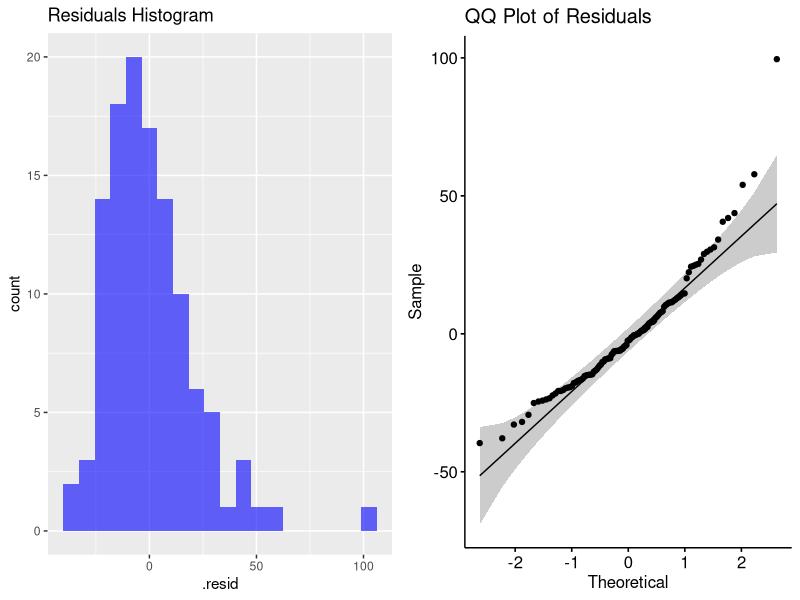
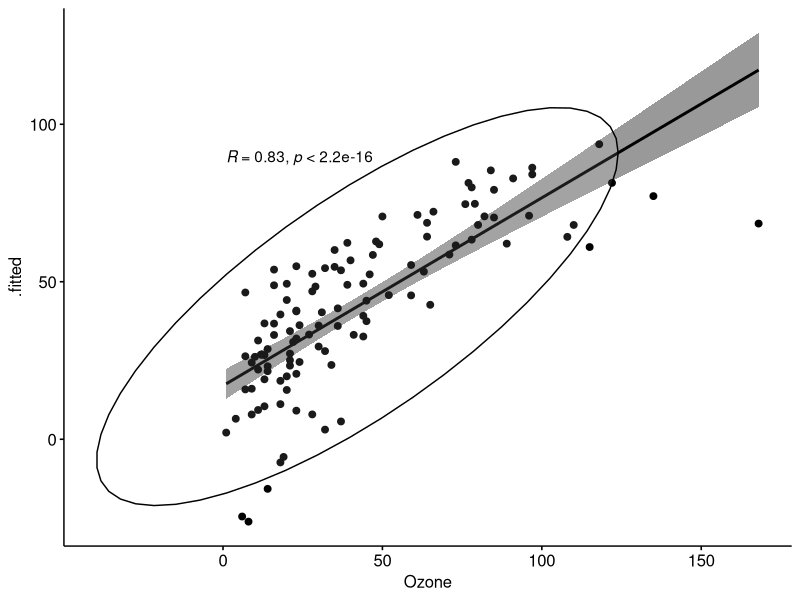

Generate these figures, in order, with R:
## ---- chunk 1
library(tidyverse)
library(broom)
library(ggpubr)
library(recipes)
## ---- chunk 2
data("airquality")
str(airquality)
summary(airquality)
## ---- chunk 3
shapiro.test(airquality$Ozone)
shapiro.test(airquality$Temp)
shapiro.test(airquality$Solar.R)
shapiro.test(airquality$Wind)
## ---- chunk 4
airquality <- airquality %>% 
  mutate(Season = case_when(
    Month %in% c(11, 12, 1) ~ "Winter",
    Month %in% c(2, 3, 4) ~ "Spring",
    Month %in% c(5, 6, 7) ~ "Summer",
    Month %in% c(8, 9, 10) ~ "Fall"
  ))

table(airquality$Season)
## ---- chunk 5
rec <- recipe(Ozone ~ Temp + Solar.R + Wind + Season, data = airquality) %>%
  step_normalize(all_numeric_predictors()) %>%
  step_impute_mean(all_numeric_predictors())

prep_rec <- prep(rec)
processed_data <- bake(prep_rec, new_data = airquality)
## ---- chunk 6
lm_model <- lm(Ozone ~ ., data = processed_data)
sum_model <- summary(lm_model)
print(sum_model)
## ---- chunk 7
aug_data <- augment(lm_model)

gghist <- ggplot(aug_data, aes(.resid)) + geom_histogram(bins=20, fill="blue", alpha=0.6) + ggtitle("Residuals Histogram")
ggqq <- ggqqplot(aug_data$.resid) + ggtitle("QQ Plot of Residuals")
ggarrange(gghist, ggqq, ncol=2, nrow=1)
## ---- chunk 8
ggscatter(aug_data, x = "Ozone", y = ".fitted",
          add = "reg.line", conf.int = TRUE,
          cor.coef = TRUE, cor.method = "spearman",
          ellipse = TRUE)
